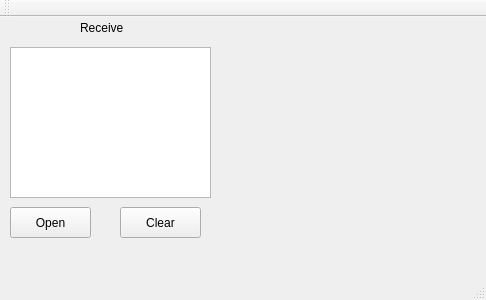
<?xml version="1.0" encoding="UTF-8"?>
<ui version="4.0">
 <class>MainWindow</class>
 <widget class="QMainWindow" name="MainWindow">
  <property name="geometry">
   <rect>
    <x>0</x>
    <y>0</y>
    <width>486</width>
    <height>300</height>
   </rect>
  </property>
  <property name="windowTitle">
   <string>MainWindow</string>
  </property>
  <widget class="QWidget" name="centralWidget">
   <widget class="QTextEdit" name="textEdit">
    <property name="geometry">
     <rect>
      <x>10</x>
      <y>30</y>
      <width>201</width>
      <height>151</height>
     </rect>
    </property>
   </widget>
   <widget class="QLabel" name="label">
    <property name="geometry">
     <rect>
      <x>80</x>
      <y>0</y>
      <width>67</width>
      <height>21</height>
     </rect>
    </property>
    <property name="text">
     <string>Receive</string>
    </property>
   </widget>
   <widget class="QLabel" name="label_2">
    <property name="geometry">
     <rect>
      <x>270</x>
      <y>100</y>
      <width>67</width>
      <height>21</height>
     </rect>
    </property>
    <property name="text">
     <string/>
    </property>
   </widget>
   <widget class="QPushButton" name="pushButton_2">
    <property name="geometry">
     <rect>
      <x>120</x>
      <y>190</y>
      <width>81</width>
      <height>31</height>
     </rect>
    </property>
    <property name="text">
     <string>Clear</string>
    </property>
   </widget>
   <widget class="QPushButton" name="pushButton_3">
    <property name="geometry">
     <rect>
      <x>10</x>
      <y>190</y>
      <width>81</width>
      <height>31</height>
     </rect>
    </property>
    <property name="text">
     <string>Open</string>
    </property>
   </widget>
  </widget>
  <widget class="QMenuBar" name="menuBar">
   <property name="geometry">
    <rect>
     <x>0</x>
     <y>0</y>
     <width>486</width>
     <height>23</height>
    </rect>
   </property>
  </widget>
  <widget class="QToolBar" name="mainToolBar">
   <attribute name="toolBarArea">
    <enum>TopToolBarArea</enum>
   </attribute>
   <attribute name="toolBarBreak">
    <bool>false</bool>
   </attribute>
  </widget>
  <widget class="QStatusBar" name="statusBar"/>
 </widget>
 <layoutdefault spacing="6" margin="11"/>
 <resources/>
 <connections/>
</ui>
